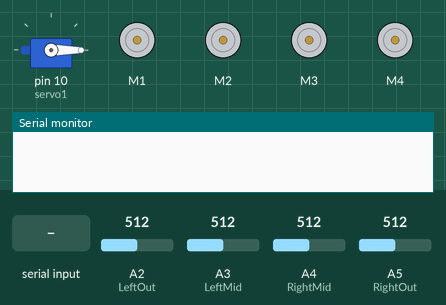
Simulated run of this sketch. Board: Arduino Uno, built with avr-gcc and run on an emulated ATmega328P. Shown: servo, 4 × DC motor (green arrow = forward, orange = backward, longer = faster), the last lines printed to the serial monitor. The test bench sets the inputs (shaded band); at power-on: A2 (LeftOut) = 512, A3 (LeftMid) = 512, A4 (RightMid) = 512, A5 (RightOut) = 512.

Above: at 1.2 s.
1.3 s: "F" received over the second serial link
At 2.5 s:
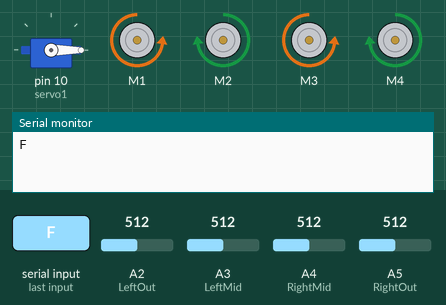
2.8 s: "B" received over the second serial link
At 3.7 s:
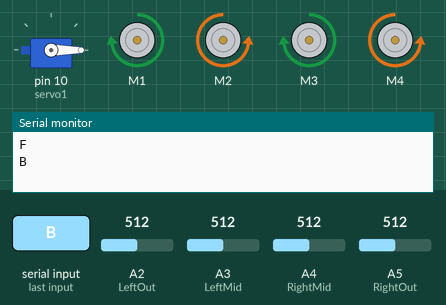
4.3 s: "L" received over the second serial link
At 4.9 s:
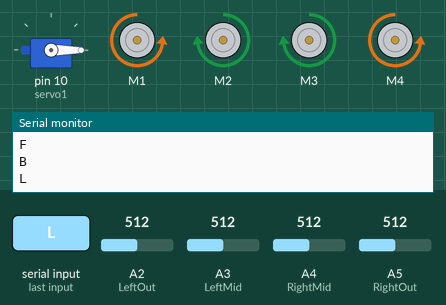
5.8 s: "R" received over the second serial link
At 7.2 s:
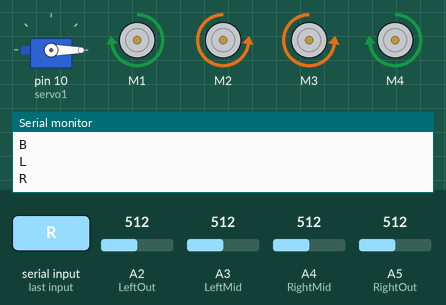
Timing chart, 0 to 8.3 s (numbered marks = the images above; inputs shaded):
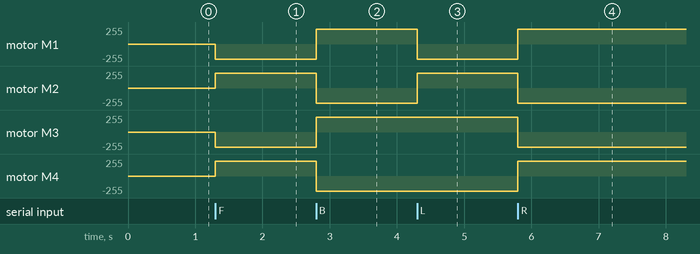

The sketch:

Train.ino
```cpp
#include <AFMotor.h>
#include <Servo.h>
#include "SoftwareSerial.h"
Servo servo1;
SoftwareSerial HC05 (0, 1); //TX, RX
#define LeftMid A3
#define LeftOut A2
#define RightMid A4
#define RightOut A5
const int trigPin = 2;
const int echoPin = 13;
char dieu_khien;
AF_DCMotor motor1(1, MOTOR12_64KHZ);
AF_DCMotor motor2(2, MOTOR12_64KHZ);
AF_DCMotor motor3(3, MOTOR12_64KHZ);
AF_DCMotor motor4(4, MOTOR12_64KHZ);
long duration;
int distance;
int vitri = 0;
int LM = 0;
int LO = 0;
int RM = 0;
int RO = 0;
int NumL = 0;
int NumR = 0;
int mode = 0;

void setup() {
  Serial.begin(9600);
  HC05.begin(9600);
  servo1.attach(10);
  servo1.write(vitri);
  pinMode(trigPin, OUTPUT); // Sets the trigPin as an Output
  pinMode(echoPin, INPUT);
  motor1.setSpeed(225);
  motor2.setSpeed(225);
  motor3.setSpeed(225);
  motor4.setSpeed(225);
}

void loop() {
//   sound();
//  Serial.print(mode);
  if(analogRead(LeftMid) < 50){
    LM = 1;
  }else if(analogRead(LeftMid) > 1000){
    LM = 0;
  }
//  Serial.print(LM);
  if(analogRead(RightMid) < 50){
    RM = 1;
  }else if(analogRead(RightMid) > 1000){
    RM = 0;
  }
//  Serial.print(RM);
  if(analogRead(LeftOut) < 50){
    LO = 1;
  }else if(analogRead(LeftOut) > 1000){
    LO = 0;
  }
//  Serial.print(LO);
  if(analogRead(RightOut) < 50){
    RO = 1;
  }else if(analogRead(RightOut) > 1000){
    RO = 0;
  }
//  Serial.print(RO);
//  line();
   if (HC05.available() > 0)
  {
    dieu_khien = HC05.read();
    Serial.println(dieu_khien);
    switch (dieu_khien)
    {
      case 'F':
        forward();
        break;
      case 'B':
        backward();
        break;
      case 'L':
        left();
        break;
      case 'R':
        right();
        break;
      case 'S':
        breaker();
        break;
    }
  }
}

void forward(){
  motor1.run(BACKWARD);
  motor2.run(FORWARD);
  motor3.run(BACKWARD);
  motor4.run(FORWARD);
}

void backward(){
  motor1.run(FORWARD);
  motor2.run(BACKWARD);
  motor3.run(FORWARD);
  motor4.run(BACKWARD);
}

void breaker(){
  motor1.run(RELEASE);
  motor2.run(RELEASE);
  motor3.run(RELEASE);
  motor4.run(RELEASE);
}

void right(){
  motor1.run(FORWARD);
  motor2.run(BACKWARD);
  motor3.run(BACKWARD);
  motor4.run(FORWARD);
}

void left(){
  motor1.run(BACKWARD);
  motor2.run(FORWARD);
  motor3.run(FORWARD);
  motor4.run(BACKWARD);
}

void line(){
  NumL = LM + LO;
  NumR = RM + RO;
  if (NumL == 2 and NumR == 2){
    forward();
  }else if (NumL > NumR){
    right();
  }else if (NumR < NumL){
    left();
  }else{
    breaker();
  }
}

void sound(){
  for(int i = 0;i <= 180;i++){
    servo1.write(i);
    distancee();
    delay(50);
  }
}

void distancee(){
  digitalWrite(trigPin, LOW);
  delayMicroseconds(2);
  digitalWrite(trigPin, HIGH);
  delayMicroseconds(10);
  digitalWrite(trigPin, LOW);
  duration = pulseIn(echoPin, HIGH);
  distance= duration*0.034/2;
  Serial.print("Distance: ");
  Serial.println(distance);
}
```

Measured:
- after the input at 1.3 s, motor M1, motor M3: stopped → backward 225/255 at once; motor M2, motor M4: stopped → forward 225/255 at once
- after the input at 2.8 s, motor M1, motor M3: backward 225/255 → forward 225/255 at once; motor M2, motor M4: forward 225/255 → backward 225/255 at once
- after the input at 4.3 s, motor M1: forward 225/255 → backward 225/255 at once; motor M2: backward 225/255 → forward 225/255 at once
- after the input at 5.8 s, motor M1, motor M4: backward 225/255 → forward 225/255 at once; motor M2, motor M3: forward 225/255 → backward 225/255 at once
